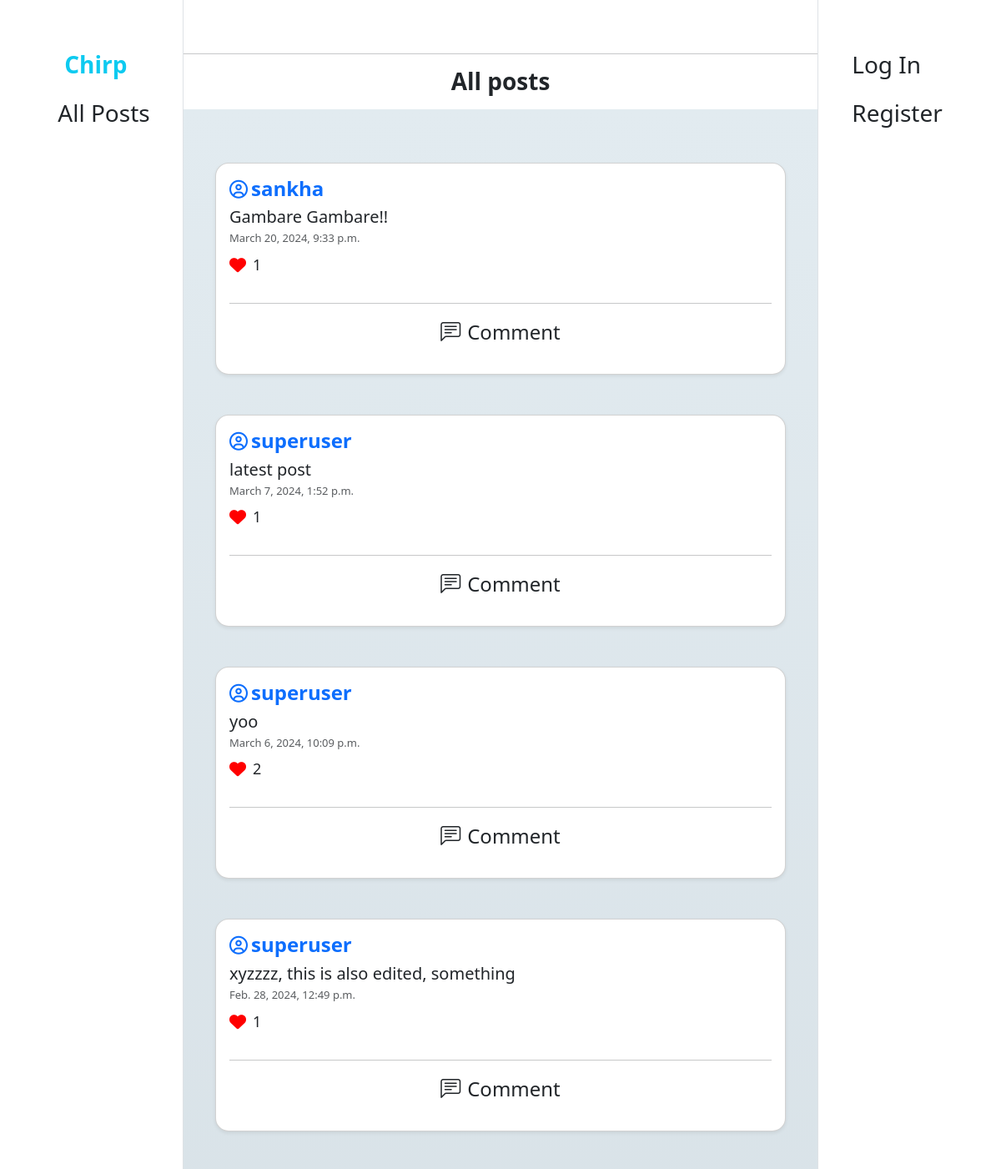
Before: / (upper part) with the older database file.
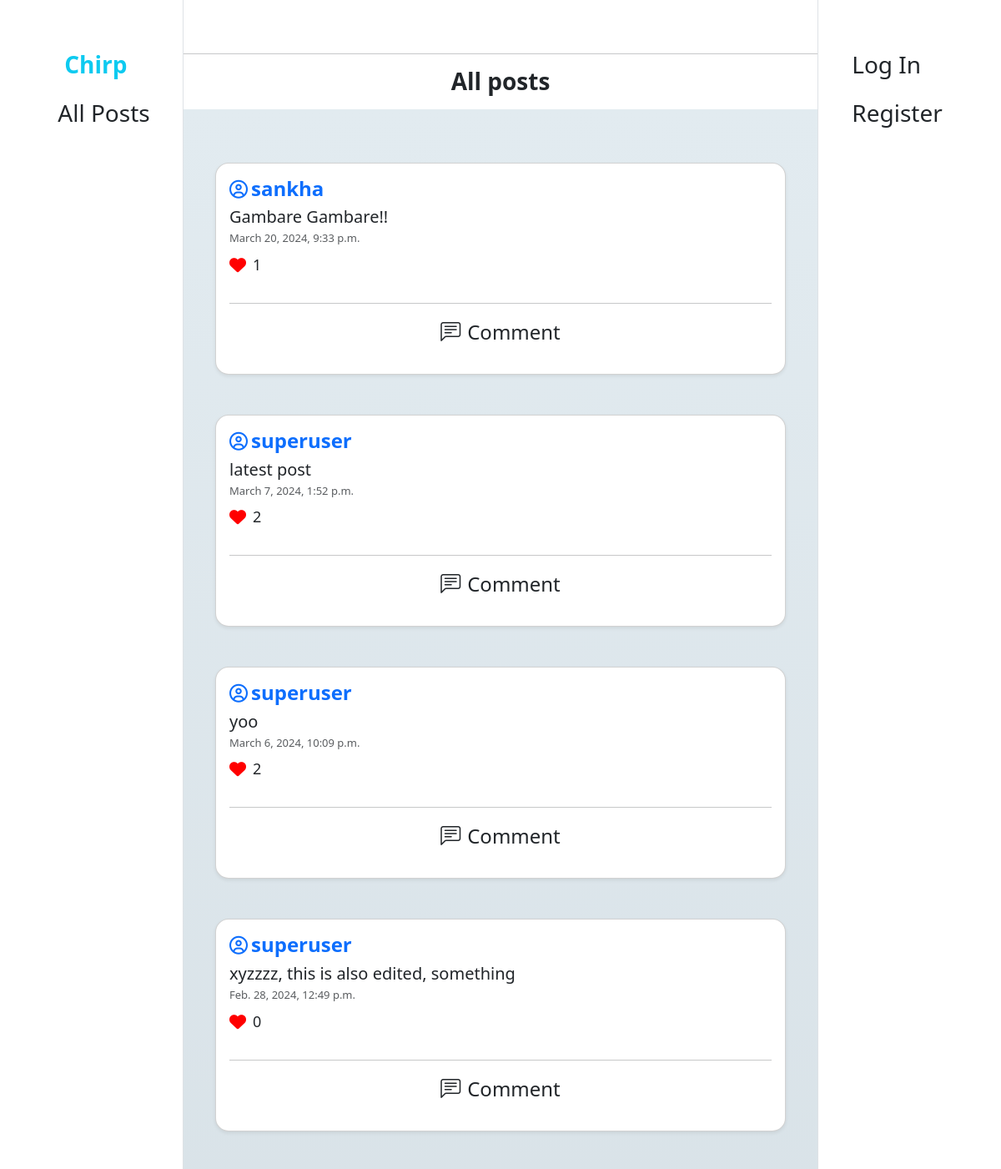
After: the same page with the newer database file.
### network/models.py (models this page shows)
class Posts(models.Model):
    username = models.ForeignKey('User', null=True, on_delete=models.SET_NULL, related_name='all_posts')
    post_content = models.CharField(max_length=1000)
    creation_time = models.DateTimeField(auto_now_add=True, blank=True, null=True)
    likes = models.IntegerField(default=0)
    liked_by = models.ManyToManyField('User', blank=True, related_name='likes')

class User(AbstractUser, models.Model):
    follower_count = models.IntegerField(default=0)
    following_count = models.IntegerField(default=0)
    follower_list = models.ManyToManyField('User', blank=True, related_name='followers')
    following_list = models.ManyToManyField('User', blank=True, related_name='following')

### network/views.py (the view)
# urls.py: path("", views.index, name="index"),
def index(request):
    posts = Posts.objects.all().order_by('-creation_time')
    paginator = Paginator(posts, 10)
    page_number = request.GET.get("page")
    page_obj = paginator.get_page(page_number)
    return render(request, "network/index.html", {
        "post_form": PostForm(),
        "all_posts": page_obj,
        "all_comments": Comments.objects.all()
    })

### network/templates/network/index.html (shortened to what this page needs)
{% extends "network/layout.html" %}
{% load static %}
{% block body %}
  <hr>
  <div class="sticky-md-top bg-white mb-3">
    <h3 class="text-center fw-semibold">All posts </h3>
  </div>
  <div class="pt-3" style="background: linear-gradient(to top, #cfd9df 0%, #e2ebf0 100%);">
    {% for post in all_posts %}
    <div class="product-container rounded-4 container-fluid card my-5 shadow-sm p-3" style="width: 90%;">
      <div class="d-flex justify-content-between">
        <a class="d-flex gap-1" href="{% url 'profile' post.username %}" style="text-decoration: none;">
          <i class="fa-regular fa-circle-user mt-1" style="font-size: 22px;"></i>
          <h4 class="fw-bold">{{ post.username }}</h4>
        </a>
      </div>
      <h5 id="post-{{post.id}}">{{ post.post_content }}</h5>
      <p class="card-subtitle mb-2 text-muted" style="font-size: small;">{{ post.creation_time }}</p>
      <div class="d-flex">
        <i class="fa-solid fa-heart mt-1" style="color: red;
        font-size: 20px;"></i>
        <p class="px-2 " id="likecount-{{post.id}}" style="font-size: 18px;">{{ post.likes }}</p>
      </div>
      <hr>
      <div class="d-flex justify-content-around">
        <div id="loadcomment-{{post.id}}" class="d-flex" onclick="load_comments(id)">
          <i class="bi bi-chat-left-text" style="font-size: 24px;"></i>
          <p class="ps-2" style="font-size: 24px;">Comment</p>
        </div>
      </div>
    </div>
  {% endfor %}
  </div>
{% endblock %}

Changed rows visible on the page:
changed Posts "latest post": likes "1" → "2"
changed Posts "xyzzzz, this is also edited, something": likes "1" → "0"
